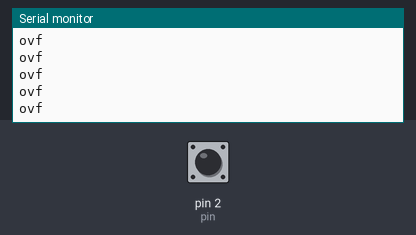
The sketch below on a simulated Arduino Uno, built with avr-gcc and run on an emulated ATmega328P. Parts: the last lines printed to the serial monitor. The test bench sets the inputs (shaded band); at power-on: pin 2 (pin) HIGH.

Above: at 1.2 s.
1.3 s: pin 2 (pin) pulsed LOW 2 times (0.12 s each, 0.3 s apart)
At 2.0 s:
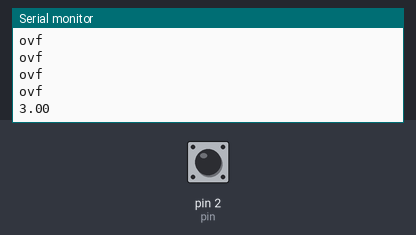
3.4 s: pin 2 (pin) driven LOW
At 4.5 s:
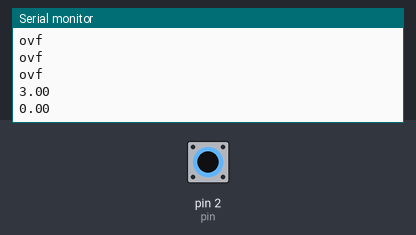

The sketch:

pulse_time.ino
```cpp
const int pin = 2; // Pin to measure
unsigned long startTime;
unsigned long endTime;
unsigned long highDuration;
unsigned long highDuration1;
float rpm;

void setup() {
  Serial.begin(9600); // Initialize serial communication
  pinMode(pin, INPUT); // Set pin as input
}

unsigned long getPulseWidth() {
  // Wait for the pin to go HIGH
  while (digitalRead(pin) == LOW);
  startTime = micros(); // Get the start time

  // Wait for the pin to go LOW
  while (digitalRead(pin) == HIGH);
  endTime = micros(); // Get the end time

  highDuration = (endTime - startTime); // Calculate the HIGH duration
  return highDuration;
}

void loop() {

  if(digitalRead(pin) == LOW){
    highDuration1 = getPulseWidth();
  }
  rpm = 600000/highDuration1;
  Serial.println(rpm);
}
```

Measured:
- after the input at 1.3 s, the serial monitor: prints a new line after 0.30 s (image 1)
- after the input at 3.4 s, the serial monitor: prints a new line at once (image 2)
